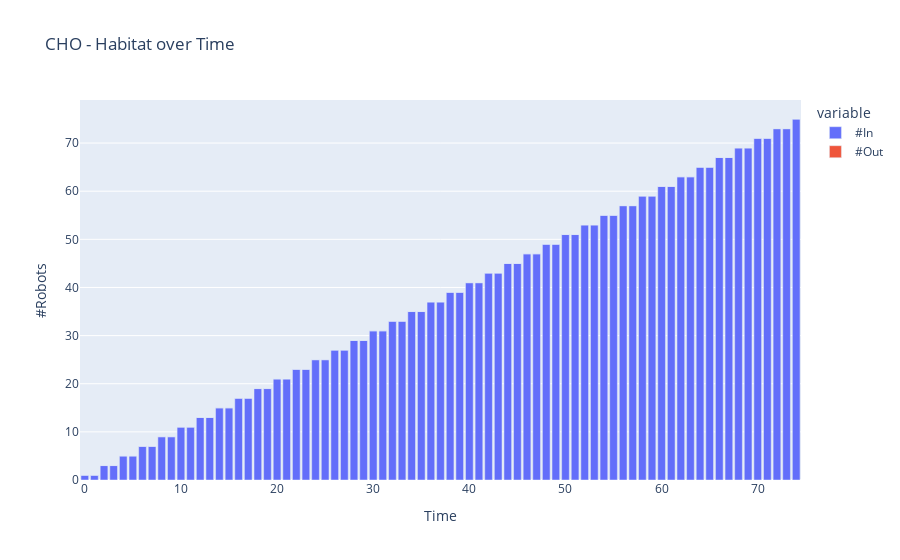
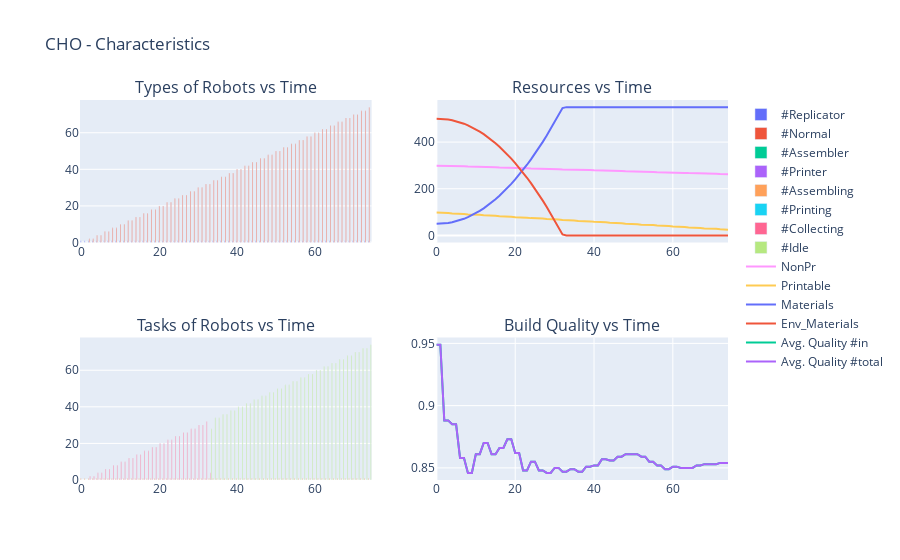
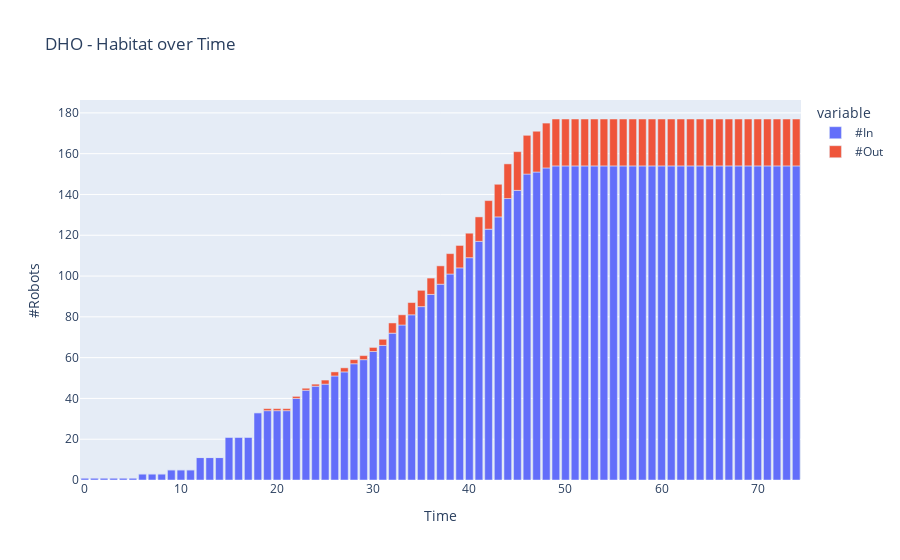
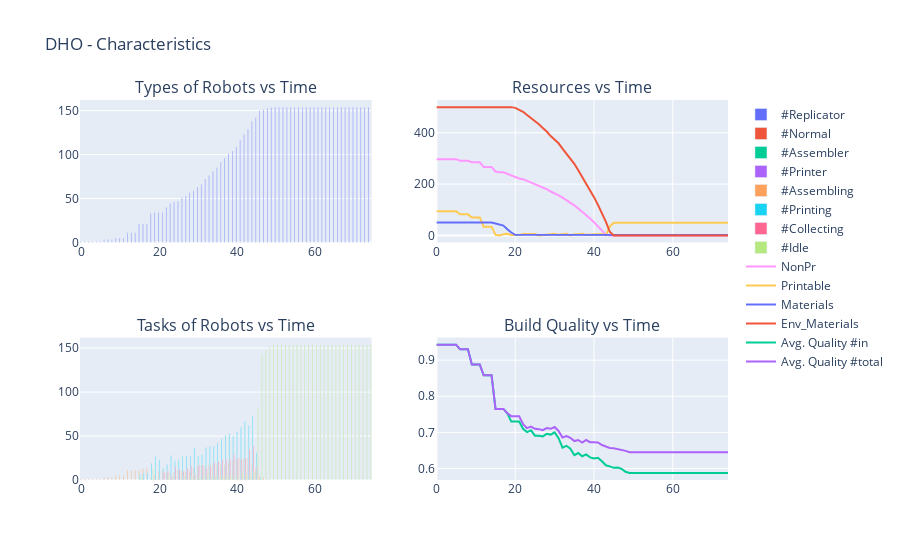

The notebook cell saved with these charts, in order:
### Markdown cell above
# Run

### Code cell
if __name__ == "__main__":
    main("CHO",75) #2000
    main("DHO",75)
    main("HHO",75)
    main("CHE",75) #1500
    main("DHE",75)
    main("HHE",75)

### Figure 1 — Plotly figure (JSON) as saved in the notebook; plotly's stock layout.template omitted (floating-point values rounded to 4 significant figures)
{"data": [{"alignmentgroup": "True", "hovertemplate": "variable=#In<br>Time=%{x}<br>value=%{y}<extra></extra>", "legendgroup": "#In", "marker": {"color": "#636efa", "pattern": {"shape": ""}}, "name": "#In", "offsetgroup": "#In", "orientation": "v", "showlegend": true, "textposition": "auto", "type": "bar", "x": [0, 1, 2, 3, 4, 5, 6, 7, 8, 9, 10, 11, 12, 13, 14, 15, 16, 17, 18, 19, 20, 21, 22, 23, 24, 25, 26, 27, 28, 29, 30, 31, 32, 33, 34, 35, 36, 37, 38, 39, 40, 41, 42, 43, 44, 45, 46, 47, 48, 49, 50, 51, 52, 53, 54, 55, 56, 57, 58, 59, 60, 61, 62, 63, 64, 65, 66, 67, 68, 69, 70, 71, 72, 73, 74], "xaxis": "x", "y": [1, 1, 3, 3, 5, 5, 7, 7, 9, 9, 11, 11, 13, 13, 15, 15, 17, 17, 19, 19, 21, 21, 23, 23, 25, 25, 27, 27, 29, 29, 31, 31, 33, 33, 35, 35, 37, 37, 39, 39, 41, 41, 43, 43, 45, 45, 47, 47, 49, 49, 51, 51, 53, 53, 55, 55, 57, 57, 59, 59, 61, 61, 63, 63, 65, 65, 67, 67, 69, 69, 71, 71, 73, 73, 75], "yaxis": "y"}, {"alignmentgroup": "True", "hovertemplate": "variable=#Out<br>Time=%{x}<br>value=%{y}<extra></extra>", "legendgroup": "#Out", "marker": {"color": "#EF553B", "pattern": {"shape": ""}}, "name": "#Out", "offsetgroup": "#Out", "orientation": "v", "showlegend": true, "textposition": "auto", "type": "bar", "x": [0, 1, 2, 3, 4, 5, 6, 7, 8, 9, 10, 11, 12, 13, 14, 15, 16, 17, 18, 19, 20, 21, 22, 23, 24, 25, 26, 27, 28, 29, 30, 31, 32, 33, 34, 35, 36, 37, 38, 39, 40, 41, 42, 43, 44, 45, 46, 47, 48, 49, 50, 51, 52, 53, 54, 55, 56, 57, 58, 59, 60, 61, 62, 63, 64, 65, 66, 67, 68, 69, 70, 71, 72, 73, 74], "xaxis": "x", "y": [0, 0, 0, 0, 0, 0, 0, 0, 0, 0, 0, 0, 0, 0, 0, 0, 0, 0, 0, 0, 0, 0, 0, 0, 0, 0, 0, 0, 0, 0, 0, 0, 0, 0, 0, 0, 0, 0, 0, 0, 0, 0, 0, 0, 0, 0, 0, 0, 0, 0, 0, 0, 0, 0, 0, 0, 0, 0, 0, 0, 0, 0, 0, 0, 0, 0, 0, 0, 0, 0, 0, 0, 0, 0, 0], "yaxis": "y"}], "layout": {"barmode": "relative", "hovermode": "x", "legend": {"title": {"text": "variable"}, "tracegroupgap": 0}, "title": {"text": "CHO - Habitat over Time"}, "xaxis": {"anchor": "y", "domain": [0, 1], "title": {"text": "Time"}}, "yaxis": {"anchor": "x", "domain": [0, 1], "title": {"text": "#Robots"}}}}

### Figure 2 — Plotly figure (JSON) as saved in the notebook; plotly's stock layout.template omitted (floating-point values rounded to 4 significant figures)
{"data": [{"name": "#Replicator", "type": "bar", "x": [0, 1, 2, 3, 4, 5, 6, 7, 8, 9, 10, 11, 12, 13, 14, 15, 16, 17, 18, 19, 20, 21, 22, 23, 24, 25, 26, 27, 28, 29, 30, 31, 32, 33, 34, 35, 36, 37, 38, 39, 40, 41, 42, 43, 44, 45, 46, 47, 48, 49, 50, 51, 52, 53, 54, 55, 56, 57, 58, 59, 60, 61, 62, 63, 64, 65, 66, 67, 68, 69, 70, 71, 72, 73, 74], "xaxis": "x", "y": [1, 1, 1, 1, 1, 1, 1, 1, 1, 1, 1, 1, 1, 1, 1, 1, 1, 1, 1, 1, 1, 1, 1, 1, 1, 1, 1, 1, 1, 1, 1, 1, 1, 1, 1, 1, 1, 1, 1, 1, 1, 1, 1, 1, 1, 1, 1, 1, 1, 1, 1, 1, 1, 1, 1, 1, 1, 1, 1, 1, 1, 1, 1, 1, 1, 1, 1, 1, 1, 1, 1, 1, 1, 1, 1], "yaxis": "y"}, {"name": "#Normal", "type": "bar", "x": [0, 1, 2, 3, 4, 5, 6, 7, 8, 9, 10, 11, 12, 13, 14, 15, 16, 17, 18, 19, 20, 21, 22, 23, 24, 25, 26, 27, 28, 29, 30, 31, 32, 33, 34, 35, 36, 37, 38, 39, 40, 41, 42, 43, 44, 45, 46, 47, 48, 49, 50, 51, 52, 53, 54, 55, 56, 57, 58, 59, 60, 61, 62, 63, 64, 65, 66, 67, 68, 69, 70, 71, 72, 73, 74], "xaxis": "x", "y": [0, 0, 2, 2, 4, 4, 6, 6, 8, 8, 10, 10, 12, 12, 14, 14, 16, 16, 18, 18, 20, 20, 22, 22, 24, 24, 26, 26, 28, 28, 30, 30, 32, 32, 34, 34, 36, 36, 38, 38, 40, 40, 42, 42, 44, 44, 46, 46, 48, 48, 50, 50, 52, 52, 54, 54, 56, 56, 58, 58, 60, 60, 62, 62, 64, 64, 66, 66, 68, 68, 70, 70, 72, 72, 74], "yaxis": "y"}, {"name": "#Assembler", "type": "bar", "x": [0, 1, 2, 3, 4, 5, 6, 7, 8, 9, 10, 11, 12, 13, 14, 15, 16, 17, 18, 19, 20, 21, 22, 23, 24, 25, 26, 27, 28, 29, 30, 31, 32, 33, 34, 35, 36, 37, 38, 39, 40, 41, 42, 43, 44, 45, 46, 47, 48, 49, 50, 51, 52, 53, 54, 55, 56, 57, 58, 59, 60, 61, 62, 63, 64, 65, 66, 67, 68, 69, 70, 71, 72, 73, 74], "xaxis": "x", "y": [0, 0, 0, 0, 0, 0, 0, 0, 0, 0, 0, 0, 0, 0, 0, 0, 0, 0, 0, 0, 0, 0, 0, 0, 0, 0, 0, 0, 0, 0, 0, 0, 0, 0, 0, 0, 0, 0, 0, 0, 0, 0, 0, 0, 0, 0, 0, 0, 0, 0, 0, 0, 0, 0, 0, 0, 0, 0, 0, 0, 0, 0, 0, 0, 0, 0, 0, 0, 0, 0, 0, 0, 0, 0, 0], "yaxis": "y"}, {"name": "#Printer", "type": "bar", "x": [0, 1, 2, 3, 4, 5, 6, 7, 8, 9, 10, 11, 12, 13, 14, 15, 16, 17, 18, 19, 20, 21, 22, 23, 24, 25, 26, 27, 28, 29, 30, 31, 32, 33, 34, 35, 36, 37, 38, 39, 40, 41, 42, 43, 44, 45, 46, 47, 48, 49, 50, 51, 52, 53, 54, 55, 56, 57, 58, 59, 60, 61, 62, 63, 64, 65, 66, 67, 68, 69, 70, 71, 72, 73, 74], "xaxis": "x", "y": [0, 0, 0, 0, 0, 0, 0, 0, 0, 0, 0, 0, 0, 0, 0, 0, 0, 0, 0, 0, 0, 0, 0, 0, 0, 0, 0, 0, 0, 0, 0, 0, 0, 0, 0, 0, 0, 0, 0, 0, 0, 0, 0, 0, 0, 0, 0, 0, 0, 0, 0, 0, 0, 0, 0, 0, 0, 0, 0, 0, 0, 0, 0, 0, 0, 0, 0, 0, 0, 0, 0, 0, 0, 0, 0], "yaxis": "y"}, {"name": "#Assembling", "type": "bar", "x": [0, 1, 2, 3, 4, 5, 6, 7, 8, 9, 10, 11, 12, 13, 14, 15, 16, 17, 18, 19, 20, 21, 22, 23, 24, 25, 26, 27, 28, 29, 30, 31, 32, 33, 34, 35, 36, 37, 38, 39, 40, 41, 42, 43, 44, 45, 46, 47, 48, 49, 50, 51, 52, 53, 54, 55, 56, 57, 58, 59, 60, 61, 62, 63, 64, 65, 66, 67, 68, 69, 70, 71, 72, 73, 74], "xaxis": "x3", "y": [1, 1, 1, 1, 1, 1, 1, 1, 1, 1, 1, 1, 1, 1, 1, 1, 1, 1, 1, 1, 1, 1, 1, 1, 1, 1, 1, 1, 1, 1, 1, 1, 1, 1, 1, 1, 1, 1, 1, 1, 1, 1, 1, 1, 1, 1, 1, 1, 1, 1, 1, 1, 1, 1, 1, 1, 1, 1, 1, 1, 1, 1, 1, 1, 1, 1, 1, 1, 1, 1, 1, 1, 1, 1, 1], "yaxis": "y3"}, {"name": "#Printing", "type": "bar", "x": [0, 1, 2, 3, 4, 5, 6, 7, 8, 9, 10, 11, 12, 13, 14, 15, 16, 17, 18, 19, 20, 21, 22, 23, 24, 25, 26, 27, 28, 29, 30, 31, 32, 33, 34, 35, 36, 37, 38, 39, 40, 41, 42, 43, 44, 45, 46, 47, 48, 49, 50, 51, 52, 53, 54, 55, 56, 57, 58, 59, 60, 61, 62, 63, 64, 65, 66, 67, 68, 69, 70, 71, 72, 73, 74], "xaxis": "x3", "y": [0, 0, 0, 0, 0, 0, 0, 0, 0, 0, 0, 0, 0, 0, 0, 0, 0, 0, 0, 0, 0, 0, 0, 0, 0, 0, 0, 0, 0, 0, 0, 0, 0, 0, 0, 0, 0, 0, 0, 0, 0, 0, 0, 0, 0, 0, 0, 0, 0, 0, 0, 0, 0, 0, 0, 0, 0, 0, 0, 0, 0, 0, 0, 0, 0, 0, 0, 0, 0, 0, 0, 0, 0, 0, 0], "yaxis": "y3"}, {"name": "#Collecting", "type": "bar", "x": [0, 1, 2, 3, 4, 5, 6, 7, 8, 9, 10, 11, 12, 13, 14, 15, 16, 17, 18, 19, 20, 21, 22, 23, 24, 25, 26, 27, 28, 29, 30, 31, 32, 33, 34, 35, 36, 37, 38, 39, 40, 41, 42, 43, 44, 45, 46, 47, 48, 49, 50, 51, 52, 53, 54, 55, 56, 57, 58, 59, 60, 61, 62, 63, 64, 65, 66, 67, 68, 69, 70, 71, 72, 73, 74], "xaxis": "x3", "y": [0, 0, 2, 2, 4, 4, 6, 6, 8, 8, 10, 10, 12, 12, 14, 14, 16, 16, 18, 18, 20, 20, 22, 22, 24, 24, 26, 26, 28, 28, 30, 30, 32, 4, 0, 0, 0, 0, 0, 0, 0, 0, 0, 0, 0, 0, 0, 0, 0, 0, 0, 0, 0, 0, 0, 0, 0, 0, 0, 0, 0, 0, 0, 0, 0, 0, 0, 0, 0, 0, 0, 0, 0, 0, 0], "yaxis": "y3"}, {"name": "#Idle", "type": "bar", "x": [0, 1, 2, 3, 4, 5, 6, 7, 8, 9, 10, 11, 12, 13, 14, 15, 16, 17, 18, 19, 20, 21, 22, 23, 24, 25, 26, 27, 28, 29, 30, 31, 32, 33, 34, 35, 36, 37, 38, 39, 40, 41, 42, 43, 44, 45, 46, 47, 48, 49, 50, 51, 52, 53, 54, 55, 56, 57, 58, 59, 60, 61, 62, 63, 64, 65, 66, 67, 68, 69, 70, 71, 72, 73, 74], "xaxis": "x3", "y": [0, 0, 0, 0, 0, 0, 0, 0, 0, 0, 0, 0, 0, 0, 0, 0, 0, 0, 0, 0, 0, 0, 0, 0, 0, 0, 0, 0, 0, 0, 0, 0, 0, 28, 34, 34, 36, 36, 38, 38, 40, 40, 42, 42, 44, 44, 46, 46, 48, 48, 50, 50, 52, 52, 54, 54, 56, 56, 58, 58, 60, 60, 62, 62, 64, 64, 66, 66, 68, 68, 70, 70, 72, 72, 74], "yaxis": "y3"}, {"mode": "lines", "name": "NonPr", "type": "scatter", "x": [0, 1, 2, 3, 4, 5, 6, 7, 8, 9, 10, 11, 12, 13, 14, 15, 16, 17, 18, 19, 20, 21, 22, 23, 24, 25, 26, 27, 28, 29, 30, 31, 32, 33, 34, 35, 36, 37, 38, 39, 40, 41, 42, 43, 44, 45, 46, 47, 48, 49, 50, 51, 52, 53, 54, 55, 56, 57, 58, 59, 60, 61, 62, 63, 64, 65, 66, 67, 68, 69, 70, 71, 72, 73, 74], "xaxis": "x2", "y": [299, 299, 298, 298, 297, 297, 296, 296, 295, 295, 294, 294, 293, 293, 292, 292, 291, 291, 290, 290, 289, 289, 288, 288, 287, 287, 286, 286, 285, 285, 284, 284, 283, 283, 282, 282, 281, 281, 280, 280, 279, 279, 278, 278, 277, 277, 276, 276, 275, 275, 274, 274, 273, 273, 272, 272, 271, 271, 270, 270, 269, 269, 268, 268, 267, 267, 266, 266, 265, 265, 264, 264, 263, 263, 262], "yaxis": "y2"}, {"mode": "lines", "name": "Printable", "type": "scatter", "x": [0, 1, 2, 3, 4, 5, 6, 7, 8, 9, 10, 11, 12, 13, 14, 15, 16, 17, 18, 19, 20, 21, 22, 23, 24, 25, 26, 27, 28, 29, 30, 31, 32, 33, 34, 35, 36, 37, 38, 39, 40, 41, 42, 43, 44, 45, 46, 47, 48, 49, 50, 51, 52, 53, 54, 55, 56, 57, 58, 59, 60, 61, 62, 63, 64, 65, 66, 67, 68, 69, 70, 71, 72, 73, 74], "xaxis": "x2", "y": [98, 98, 96, 96, 94, 94, 92, 92, 90, 90, 88, 88, 86, 86, 84, 84, 82, 82, 80, 80, 78, 78, 76, 76, 74, 74, 72, 72, 70, 70, 68, 68, 66, 66, 64, 64, 62, 62, 60, 60, 58, 58, 56, 56, 54, 54, 52, 52, 50, 50, 48, 48, 46, 46, 44, 44, 42, 42, 40, 40, 38, 38, 36, 36, 34, 34, 32, 32, 30, 30, 28, 28, 26, 26, 24], "yaxis": "y2"}, {"mode": "lines", "name": "Materials", "type": "scatter", "x": [0, 1, 2, 3, 4, 5, 6, 7, 8, 9, 10, 11, 12, 13, 14, 15, 16, 17, 18, 19, 20, 21, 22, 23, 24, 25, 26, 27, 28, 29, 30, 31, 32, 33, 34, 35, 36, 37, 38, 39, 40, 41, 42, 43, 44, 45, 46, 47, 48, 49, 50, 51, 52, 53, 54, 55, 56, 57, 58, 59, 60, 61, 62, 63, 64, 65, 66, 67, 68, 69, 70, 71, 72, 73, 74], "xaxis": "x2", "y": [50, 50, 51, 53, 56, 60, 65, 71, 78, 86, 95, 105, 116, 128, 141, 155, 170, 186, 203, 221, 240, 260, 281, 303, 326, 350, 375, 401, 428, 456, 485, 515, 546, 550, 550, 550, 550, 550, 550, 550, 550, 550, 550, 550, 550, 550, 550, 550, 550, 550, 550, 550, 550, 550, 550, 550, 550, 550, 550, 550, 550, 550, 550, 550, 550, 550, 550, 550, 550, 550, 550, 550, 550, 550, 550], "yaxis": "y2"}, {"mode": "lines", "name": "Env_Materials", "type": "scatter", "x": [0, 1, 2, 3, 4, 5, 6, 7, 8, 9, 10, 11, 12, 13, 14, 15, 16, 17, 18, 19, 20, 21, 22, 23, 24, 25, 26, 27, 28, 29, 30, 31, 32, 33, 34, 35, 36, 37, 38, 39, 40, 41, 42, 43, 44, 45, 46, 47, 48, 49, 50, 51, 52, 53, 54, 55, 56, 57, 58, 59, 60, 61, 62, 63, 64, 65, 66, 67, 68, 69, 70, 71, 72, 73, 74], "xaxis": "x2", "y": [500, 500, 499, 497, 494, 490, 485, 479, 472, 464, 455, 445, 434, 422, 409, 395, 380, 364, 347, 329, 310, 290, 269, 247, 224, 200, 175, 149, 122, 94, 65, 35, 4, 0, 0, 0, 0, 0, 0, 0, 0, 0, 0, 0, 0, 0, 0, 0, 0, 0, 0, 0, 0, 0, 0, 0, 0, 0, 0, 0, 0, 0, 0, 0, 0, 0, 0, 0, 0, 0, 0, 0, 0, 0, 0], "yaxis": "y2"}, {"mode": "lines", "name": "Avg. Quality #in", "type": "scatter", "x": [0, 1, 2, 3, 4, 5, 6, 7, 8, 9, 10, 11, 12, 13, 14, 15, 16, 17, 18, 19, 20, 21, 22, 23, 24, 25, 26, 27, 28, 29, 30, 31, 32, 33, 34, 35, 36, 37, 38, 39, 40, 41, 42, 43, 44, 45, 46, 47, 48, 49, 50, 51, 52, 53, 54, 55, 56, 57, 58, 59, 60, 61, 62, 63, 64, 65, 66, 67, 68, 69, 70, 71, 72, 73, 74], "xaxis": "x4", "y": [0.949, 0.949, 0.888, 0.888, 0.885, 0.885, 0.858, 0.858, 0.846, 0.846, 0.861, 0.861, 0.87, 0.87, 0.861, 0.861, 0.866, 0.866, 0.873, 0.873, 0.862, 0.862, 0.848, 0.848, 0.855, 0.855, 0.848, 0.848, 0.846, 0.846, 0.85, 0.85, 0.847, 0.847, 0.849, 0.849, 0.847, 0.847, 0.851, 0.851, 0.852, 0.852, 0.857, 0.857, 0.856, 0.856, 0.859, 0.859, 0.861, 0.861, 0.861, 0.861, 0.859, 0.859, 0.855, 0.855, 0.852, 0.852, 0.849, 0.849, 0.851, 0.851, 0.85, 0.85, 0.85, 0.85, 0.852, 0.852, 0.853, 0.853, 0.853, 0.853, 0.854, 0.854, 0.854], "yaxis": "y4"}, {"mode": "lines", "name": "Avg. Quality #total", "type": "scatter", "x": [0, 1, 2, 3, 4, 5, 6, 7, 8, 9, 10, 11, 12, 13, 14, 15, 16, 17, 18, 19, 20, 21, 22, 23, 24, 25, 26, 27, 28, 29, 30, 31, 32, 33, 34, 35, 36, 37, 38, 39, 40, 41, 42, 43, 44, 45, 46, 47, 48, 49, 50, 51, 52, 53, 54, 55, 56, 57, 58, 59, 60, 61, 62, 63, 64, 65, 66, 67, 68, 69, 70, 71, 72, 73, 74], "xaxis": "x4", "y": [0.949, 0.949, 0.888, 0.888, 0.885, 0.885, 0.858, 0.858, 0.846, 0.846, 0.861, 0.861, 0.87, 0.87, 0.861, 0.861, 0.866, 0.866, 0.873, 0.873, 0.862, 0.862, 0.848, 0.848, 0.855, 0.855, 0.848, 0.848, 0.846, 0.846, 0.85, 0.85, 0.847, 0.847, 0.849, 0.849, 0.847, 0.847, 0.851, 0.851, 0.852, 0.852, 0.857, 0.857, 0.856, 0.856, 0.859, 0.859, 0.861, 0.861, 0.861, 0.861, 0.859, 0.859, 0.855, 0.855, 0.852, 0.852, 0.849, 0.849, 0.851, 0.851, 0.85, 0.85, 0.85, 0.85, 0.852, 0.852, 0.853, 0.853, 0.853, 0.853, 0.854, 0.854, 0.854], "yaxis": "y4"}], "layout": {"annotations": [{"font": {"size": 16}, "showarrow": false, "text": "Types of Robots vs Time", "x": 0.225, "xanchor": "center", "xref": "paper", "y": 1, "yanchor": "bottom", "yref": "paper"}, {"font": {"size": 16}, "showarrow": false, "text": "Resources vs Time", "x": 0.775, "xanchor": "center", "xref": "paper", "y": 1, "yanchor": "bottom", "yref": "paper"}, {"font": {"size": 16}, "showarrow": false, "text": "Tasks of Robots vs Time", "x": 0.225, "xanchor": "center", "xref": "paper", "y": 0.375, "yanchor": "bottom", "yref": "paper"}, {"font": {"size": 16}, "showarrow": false, "text": "Build Quality vs Time", "x": 0.775, "xanchor": "center", "xref": "paper", "y": 0.375, "yanchor": "bottom", "yref": "paper"}], "hovermode": "x", "title": {"text": "CHO - Characteristics"}, "xaxis": {"anchor": "y", "domain": [0, 0.45]}, "xaxis2": {"anchor": "y2", "domain": [0.55, 1]}, "xaxis3": {"anchor": "y3", "domain": [0, 0.45]}, "xaxis4": {"anchor": "y4", "domain": [0.55, 1]}, "yaxis": {"anchor": "x", "domain": [0.625, 1]}, "yaxis2": {"anchor": "x2", "domain": [0.625, 1]}, "yaxis3": {"anchor": "x3", "domain": [0, 0.375]}, "yaxis4": {"anchor": "x4", "domain": [0, 0.375]}}}

### Figure 3 — Plotly figure (JSON) as saved in the notebook; plotly's stock layout.template omitted (floating-point values rounded to 4 significant figures)
{"data": [{"alignmentgroup": "True", "hovertemplate": "variable=#In<br>Time=%{x}<br>value=%{y}<extra></extra>", "legendgroup": "#In", "marker": {"color": "#636efa", "pattern": {"shape": ""}}, "name": "#In", "offsetgroup": "#In", "orientation": "v", "showlegend": true, "textposition": "auto", "type": "bar", "x": [0, 1, 2, 3, 4, 5, 6, 7, 8, 9, 10, 11, 12, 13, 14, 15, 16, 17, 18, 19, 20, 21, 22, 23, 24, 25, 26, 27, 28, 29, 30, 31, 32, 33, 34, 35, 36, 37, 38, 39, 40, 41, 42, 43, 44, 45, 46, 47, 48, 49, 50, 51, 52, 53, 54, 55, 56, 57, 58, 59, 60, 61, 62, 63, 64, 65, 66, 67, 68, 69, 70, 71, 72, 73, 74], "xaxis": "x", "y": [1, 1, 1, 1, 1, 1, 3, 3, 3, 5, 5, 5, 11, 11, 11, 21, 21, 21, 33, 34, 34, 34, 40, 44, 46, 47, 51, 53, 57, 59, 63, 66, 72, 76, 81, 85, 91, 96, 101, 104, 109, 117, 123, 129, 138, 142, 150, 151, 153, 154, 154, 154, 154, 154, 154, 154, 154, 154, 154, 154, 154, 154, 154, 154, 154, 154, 154, 154, 154, 154, 154, 154, 154, 154, 154], "yaxis": "y"}, {"alignmentgroup": "True", "hovertemplate": "variable=#Out<br>Time=%{x}<br>value=%{y}<extra></extra>", "legendgroup": "#Out", "marker": {"color": "#EF553B", "pattern": {"shape": ""}}, "name": "#Out", "offsetgroup": "#Out", "orientation": "v", "showlegend": true, "textposition": "auto", "type": "bar", "x": [0, 1, 2, 3, 4, 5, 6, 7, 8, 9, 10, 11, 12, 13, 14, 15, 16, 17, 18, 19, 20, 21, 22, 23, 24, 25, 26, 27, 28, 29, 30, 31, 32, 33, 34, 35, 36, 37, 38, 39, 40, 41, 42, 43, 44, 45, 46, 47, 48, 49, 50, 51, 52, 53, 54, 55, 56, 57, 58, 59, 60, 61, 62, 63, 64, 65, 66, 67, 68, 69, 70, 71, 72, 73, 74], "xaxis": "x", "y": [0, 0, 0, 0, 0, 0, 0, 0, 0, 0, 0, 0, 0, 0, 0, 0, 0, 0, 0, 1, 1, 1, 1, 1, 1, 2, 2, 2, 2, 2, 2, 3, 5, 5, 6, 8, 8, 9, 10, 11, 12, 12, 14, 16, 17, 19, 19, 20, 22, 23, 23, 23, 23, 23, 23, 23, 23, 23, 23, 23, 23, 23, 23, 23, 23, 23, 23, 23, 23, 23, 23, 23, 23, 23, 23], "yaxis": "y"}], "layout": {"barmode": "relative", "hovermode": "x", "legend": {"title": {"text": "variable"}, "tracegroupgap": 0}, "title": {"text": "DHO - Habitat over Time"}, "xaxis": {"anchor": "y", "domain": [0, 1], "title": {"text": "Time"}}, "yaxis": {"anchor": "x", "domain": [0, 1], "title": {"text": "#Robots"}}}}

### Figure 4 — Plotly figure (JSON) as saved in the notebook; plotly's stock layout.template omitted (floating-point values rounded to 4 significant figures)
{"data": [{"name": "#Replicator", "type": "bar", "x": [0, 1, 2, 3, 4, 5, 6, 7, 8, 9, 10, 11, 12, 13, 14, 15, 16, 17, 18, 19, 20, 21, 22, 23, 24, 25, 26, 27, 28, 29, 30, 31, 32, 33, 34, 35, 36, 37, 38, 39, 40, 41, 42, 43, 44, 45, 46, 47, 48, 49, 50, 51, 52, 53, 54, 55, 56, 57, 58, 59, 60, 61, 62, 63, 64, 65, 66, 67, 68, 69, 70, 71, 72, 73, 74], "xaxis": "x", "y": [1, 1, 1, 1, 1, 1, 3, 3, 3, 5, 5, 5, 11, 11, 11, 21, 21, 21, 33, 34, 34, 34, 40, 44, 46, 47, 51, 53, 57, 59, 63, 66, 72, 76, 81, 85, 91, 96, 101, 104, 109, 117, 123, 129, 138, 142, 150, 151, 153, 154, 154, 154, 154, 154, 154, 154, 154, 154, 154, 154, 154, 154, 154, 154, 154, 154, 154, 154, 154, 154, 154, 154, 154, 154, 154], "yaxis": "y"}, {"name": "#Normal", "type": "bar", "x": [0, 1, 2, 3, 4, 5, 6, 7, 8, 9, 10, 11, 12, 13, 14, 15, 16, 17, 18, 19, 20, 21, 22, 23, 24, 25, 26, 27, 28, 29, 30, 31, 32, 33, 34, 35, 36, 37, 38, 39, 40, 41, 42, 43, 44, 45, 46, 47, 48, 49, 50, 51, 52, 53, 54, 55, 56, 57, 58, 59, 60, 61, 62, 63, 64, 65, 66, 67, 68, 69, 70, 71, 72, 73, 74], "xaxis": "x", "y": [0, 0, 0, 0, 0, 0, 0, 0, 0, 0, 0, 0, 0, 0, 0, 0, 0, 0, 0, 0, 0, 0, 0, 0, 0, 0, 0, 0, 0, 0, 0, 0, 0, 0, 0, 0, 0, 0, 0, 0, 0, 0, 0, 0, 0, 0, 0, 0, 0, 0, 0, 0, 0, 0, 0, 0, 0, 0, 0, 0, 0, 0, 0, 0, 0, 0, 0, 0, 0, 0, 0, 0, 0, 0, 0], "yaxis": "y"}, {"name": "#Assembler", "type": "bar", "x": [0, 1, 2, 3, 4, 5, 6, 7, 8, 9, 10, 11, 12, 13, 14, 15, 16, 17, 18, 19, 20, 21, 22, 23, 24, 25, 26, 27, 28, 29, 30, 31, 32, 33, 34, 35, 36, 37, 38, 39, 40, 41, 42, 43, 44, 45, 46, 47, 48, 49, 50, 51, 52, 53, 54, 55, 56, 57, 58, 59, 60, 61, 62, 63, 64, 65, 66, 67, 68, 69, 70, 71, 72, 73, 74], "xaxis": "x", "y": [0, 0, 0, 0, 0, 0, 0, 0, 0, 0, 0, 0, 0, 0, 0, 0, 0, 0, 0, 0, 0, 0, 0, 0, 0, 0, 0, 0, 0, 0, 0, 0, 0, 0, 0, 0, 0, 0, 0, 0, 0, 0, 0, 0, 0, 0, 0, 0, 0, 0, 0, 0, 0, 0, 0, 0, 0, 0, 0, 0, 0, 0, 0, 0, 0, 0, 0, 0, 0, 0, 0, 0, 0, 0, 0], "yaxis": "y"}, {"name": "#Printer", "type": "bar", "x": [0, 1, 2, 3, 4, 5, 6, 7, 8, 9, 10, 11, 12, 13, 14, 15, 16, 17, 18, 19, 20, 21, 22, 23, 24, 25, 26, 27, 28, 29, 30, 31, 32, 33, 34, 35, 36, 37, 38, 39, 40, 41, 42, 43, 44, 45, 46, 47, 48, 49, 50, 51, 52, 53, 54, 55, 56, 57, 58, 59, 60, 61, 62, 63, 64, 65, 66, 67, 68, 69, 70, 71, 72, 73, 74], "xaxis": "x", "y": [0, 0, 0, 0, 0, 0, 0, 0, 0, 0, 0, 0, 0, 0, 0, 0, 0, 0, 0, 0, 0, 0, 0, 0, 0, 0, 0, 0, 0, 0, 0, 0, 0, 0, 0, 0, 0, 0, 0, 0, 0, 0, 0, 0, 0, 0, 0, 0, 0, 0, 0, 0, 0, 0, 0, 0, 0, 0, 0, 0, 0, 0, 0, 0, 0, 0, 0, 0, 0, 0, 0, 0, 0, 0, 0], "yaxis": "y"}, {"name": "#Assembling", "type": "bar", "x": [0, 1, 2, 3, 4, 5, 6, 7, 8, 9, 10, 11, 12, 13, 14, 15, 16, 17, 18, 19, 20, 21, 22, 23, 24, 25, 26, 27, 28, 29, 30, 31, 32, 33, 34, 35, 36, 37, 38, 39, 40, 41, 42, 43, 44, 45, 46, 47, 48, 49, 50, 51, 52, 53, 54, 55, 56, 57, 58, 59, 60, 61, 62, 63, 64, 65, 66, 67, 68, 69, 70, 71, 72, 73, 74], "xaxis": "x3", "y": [1, 1, 1, 1, 1, 1, 3, 3, 3, 5, 5, 5, 11, 11, 11, 11, 13, 13, 2, 6, 10, 12, 8, 8, 9, 11, 10, 10, 10, 14, 15, 17, 16, 18, 18, 18, 17, 17, 19, 22, 24, 26, 25, 26, 18, 13, 5, 3, 1, 0, 0, 0, 0, 0, 0, 0, 0, 0, 0, 0, 0, 0, 0, 0, 0, 0, 0, 0, 0, 0, 0, 0, 0, 0, 0], "yaxis": "y3"}, {"name": "#Printing", "type": "bar", "x": [0, 1, 2, 3, 4, 5, 6, 7, 8, 9, 10, 11, 12, 13, 14, 15, 16, 17, 18, 19, 20, 21, 22, 23, 24, 25, 26, 27, 28, 29, 30, 31, 32, 33, 34, 35, 36, 37, 38, 39, 40, 41, 42, 43, 44, 45, 46, 47, 48, 49, 50, 51, 52, 53, 54, 55, 56, 57, 58, 59, 60, 61, 62, 63, 64, 65, 66, 67, 68, 69, 70, 71, 72, 73, 74], "xaxis": "x3", "y": [0, 0, 0, 0, 0, 0, 0, 0, 0, 0, 0, 0, 0, 0, 0, 6, 8, 8, 19, 27, 23, 13, 18, 28, 22, 23, 27, 28, 27, 37, 27, 29, 37, 38, 38, 42, 47, 51, 53, 50, 55, 60, 67, 62, 73, 31, 2, 0, 0, 0, 0, 0, 0, 0, 0, 0, 0, 0, 0, 0, 0, 0, 0, 0, 0, 0, 0, 0, 0, 0, 0, 0, 0, 0, 0], "yaxis": "y3"}, {"name": "#Collecting", "type": "bar", "x": [0, 1, 2, 3, 4, 5, 6, 7, 8, 9, 10, 11, 12, 13, 14, 15, 16, 17, 18, 19, 20, 21, 22, 23, 24, 25, 26, 27, 28, 29, 30, 31, 32, 33, 34, 35, 36, 37, 38, 39, 40, 41, 42, 43, 44, 45, 46, 47, 48, 49, 50, 51, 52, 53, 54, 55, 56, 57, 58, 59, 60, 61, 62, 63, 64, 65, 66, 67, 68, 69, 70, 71, 72, 73, 74], "xaxis": "x3", "y": [0, 0, 0, 0, 0, 0, 0, 0, 0, 0, 0, 0, 0, 0, 0, 0, 0, 0, 0, 0, 1, 9, 10, 4, 15, 12, 10, 13, 16, 6, 17, 17, 13, 16, 20, 21, 23, 23, 24, 29, 25, 23, 25, 35, 38, 16, 0, 0, 0, 0, 0, 0, 0, 0, 0, 0, 0, 0, 0, 0, 0, 0, 0, 0, 0, 0, 0, 0, 0, 0, 0, 0, 0, 0, 0], "yaxis": "y3"}, {"name": "#Idle", "type": "bar", "x": [0, 1, 2, 3, 4, 5, 6, 7, 8, 9, 10, 11, 12, 13, 14, 15, 16, 17, 18, 19, 20, 21, 22, 23, 24, 25, 26, 27, 28, 29, 30, 31, 32, 33, 34, 35, 36, 37, 38, 39, 40, 41, 42, 43, 44, 45, 46, 47, 48, 49, 50, 51, 52, 53, 54, 55, 56, 57, 58, 59, 60, 61, 62, 63, 64, 65, 66, 67, 68, 69, 70, 71, 72, 73, 74], "xaxis": "x3", "y": [0, 0, 0, 0, 0, 0, 0, 0, 0, 0, 0, 0, 0, 0, 0, 4, 0, 0, 12, 1, 0, 0, 4, 4, 0, 1, 4, 2, 4, 2, 4, 3, 6, 4, 5, 4, 4, 5, 5, 3, 5, 8, 6, 6, 9, 82, 143, 148, 152, 154, 154, 154, 154, 154, 154, 154, 154, 154, 154, 154, 154, 154, 154, 154, 154, 154, 154, 154, 154, 154, 154, 154, 154, 154, 154], "yaxis": "y3"}, {"mode": "lines", "name": "NonPr", "type": "scatter", "x": [0, 1, 2, 3, 4, 5, 6, 7, 8, 9, 10, 11, 12, 13, 14, 15, 16, 17, 18, 19, 20, 21, 22, 23, 24, 25, 26, 27, 28, 29, 30, 31, 32, 33, 34, 35, 36, 37, 38, 39, 40, 41, 42, 43, 44, 45, 46, 47, 48, 49, 50, 51, 52, 53, 54, 55, 56, 57, 58, 59, 60, 61, 62, 63, 64, 65, 66, 67, 68, 69, 70, 71, 72, 73, 74], "xaxis": "x2", "y": [297, 297, 297, 297, 297, 297, 291, 291, 291, 285, 285, 285, 267, 267, 267, 249, 246, 246, 240, 231, 225, 222, 219, 213, 207, 201, 192, 186, 180, 171, 165, 156, 147, 138, 126, 117, 105, 93, 78, 66, 51, 36, 21, 3, 0, 0, 0, 0, 0, 0, 0, 0, 0, 0, 0, 0, 0, 0, 0, 0, 0, 0, 0, 0, 0, 0, 0, 0, 0, 0, 0, 0, 0, 0, 0], "yaxis": "y2"}, {"mode": "lines", "name": "Printable", "type": "scatter", "x": [0, 1, 2, 3, 4, 5, 6, 7, 8, 9, 10, 11, 12, 13, 14, 15, 16, 17, 18, 19, 20, 21, 22, 23, 24, 25, 26, 27, 28, 29, 30, 31, 32, 33, 34, 35, 36, 37, 38, 39, 40, 41, 42, 43, 44, 45, 46, 47, 48, 49, 50, 51, 52, 53, 54, 55, 56, 57, 58, 59, 60, 61, 62, 63, 64, 65, 66, 67, 68, 69, 70, 71, 72, 73, 74], "xaxis": "x2", "y": [94, 94, 94, 94, 94, 94, 82, 82, 82, 70, 70, 70, 34, 34, 34, 2, 0, 4, 6, 1, 1, 1, 5, 6, 5, 5, 0, 2, 4, 4, 6, 2, 4, 6, 0, 4, 4, 6, 2, 3, 2, 2, 5, 0, 35, 49, 49, 49, 49, 49, 49, 49, 49, 49, 49, 49, 49, 49, 49, 49, 49, 49, 49, 49, 49, 49, 49, 49, 49, 49, 49, 49, 49, 49, 49], "yaxis": "y2"}, {"mode": "lines", "name": "Materials", "type": "scatter", "x": [0, 1, 2, 3, 4, 5, 6, 7, 8, 9, 10, 11, 12, 13, 14, 15, 16, 17, 18, 19, 20, 21, 22, 23, 24, 25, 26, 27, 28, 29, 30, 31, 32, 33, 34, 35, 36, 37, 38, 39, 40, 41, 42, 43, 44, 45, 46, 47, 48, 49, 50, 51, 52, 53, 54, 55, 56, 57, 58, 59, 60, 61, 62, 63, 64, 65, 66, 67, 68, 69, 70, 71, 72, 73, 74], "xaxis": "x2", "y": [50, 50, 50, 50, 50, 50, 50, 50, 50, 50, 50, 50, 50, 50, 50, 46, 42, 38, 24, 11, 2, 2, 1, 1, 1, 2, 1, 1, 1, 1, 1, 1, 2, 1, 1, 1, 2, 1, 1, 2, 1, 1, 1, 2, 1, 1, 1, 1, 1, 1, 1, 1, 1, 1, 1, 1, 1, 1, 1, 1, 1, 1, 1, 1, 1, 1, 1, 1, 1, 1, 1, 1, 1, 1, 1], "yaxis": "y2"}, {"mode": "lines", "name": "Env_Materials", "type": "scatter", "x": [0, 1, 2, 3, 4, 5, 6, 7, 8, 9, 10, 11, 12, 13, 14, 15, 16, 17, 18, 19, 20, 21, 22, 23, 24, 25, 26, 27, 28, 29, 30, 31, 32, 33, 34, 35, 36, 37, 38, 39, 40, 41, 42, 43, 44, 45, 46, 47, 48, 49, 50, 51, 52, 53, 54, 55, 56, 57, 58, 59, 60, 61, 62, 63, 64, 65, 66, 67, 68, 69, 70, 71, 72, 73, 74], "xaxis": "x2", "y": [500, 500, 500, 500, 500, 500, 500, 500, 500, 500, 500, 500, 500, 500, 500, 500, 500, 500, 500, 500, 497, 491, 482, 469, 458, 445, 433, 419, 405, 387, 373, 359, 338, 319, 301, 279, 254, 229, 203, 177, 149, 119, 86, 54, 14, 0, 0, 0, 0, 0, 0, 0, 0, 0, 0, 0, 0, 0, 0, 0, 0, 0, 0, 0, 0, 0, 0, 0, 0, 0, 0, 0, 0, 0, 0], "yaxis": "y2"}, {"mode": "lines", "name": "Avg. Quality #in", "type": "scatter", "x": [0, 1, 2, 3, 4, 5, 6, 7, 8, 9, 10, 11, 12, 13, 14, 15, 16, 17, 18, 19, 20, 21, 22, 23, 24, 25, 26, 27, 28, 29, 30, 31, 32, 33, 34, 35, 36, 37, 38, 39, 40, 41, 42, 43, 44, 45, 46, 47, 48, 49, 50, 51, 52, 53, 54, 55, 56, 57, 58, 59, 60, 61, 62, 63, 64, 65, 66, 67, 68, 69, 70, 71, 72, 73, 74], "xaxis": "x4", "y": [0.943, 0.943, 0.943, 0.943, 0.943, 0.943, 0.93, 0.93, 0.93, 0.888, 0.888, 0.888, 0.858, 0.858, 0.858, 0.765, 0.765, 0.765, 0.753, 0.73, 0.73, 0.73, 0.71, 0.701, 0.706, 0.691, 0.691, 0.689, 0.696, 0.694, 0.7, 0.684, 0.658, 0.663, 0.655, 0.637, 0.643, 0.634, 0.639, 0.631, 0.628, 0.63, 0.62, 0.609, 0.606, 0.602, 0.603, 0.599, 0.591, 0.588, 0.588, 0.588, 0.588, 0.588, 0.588, 0.588, 0.588, 0.588, 0.588, 0.588, 0.588, 0.588, 0.588, 0.588, 0.588, 0.588, 0.588, 0.588, 0.588, 0.588, 0.588, 0.588, 0.588, 0.588, 0.588], "yaxis": "y4"}, {"mode": "lines", "name": "Avg. Quality #total", "type": "scatter", "x": [0, 1, 2, 3, 4, 5, 6, 7, 8, 9, 10, 11, 12, 13, 14, 15, 16, 17, 18, 19, 20, 21, 22, 23, 24, 25, 26, 27, 28, 29, 30, 31, 32, 33, 34, 35, 36, 37, 38, 39, 40, 41, 42, 43, 44, 45, 46, 47, 48, 49, 50, 51, 52, 53, 54, 55, 56, 57, 58, 59, 60, 61, 62, 63, 64, 65, 66, 67, 68, 69, 70, 71, 72, 73, 74], "xaxis": "x4", "y": [0.943, 0.943, 0.943, 0.943, 0.943, 0.943, 0.93, 0.93, 0.93, 0.888, 0.888, 0.888, 0.858, 0.858, 0.858, 0.765, 0.765, 0.765, 0.753, 0.745, 0.745, 0.745, 0.723, 0.712, 0.716, 0.71, 0.709, 0.706, 0.712, 0.71, 0.715, 0.704, 0.686, 0.69, 0.685, 0.676, 0.679, 0.672, 0.679, 0.673, 0.673, 0.672, 0.665, 0.66, 0.657, 0.656, 0.654, 0.653, 0.649, 0.645, 0.645, 0.645, 0.645, 0.645, 0.645, 0.645, 0.645, 0.645, 0.645, 0.645, 0.645, 0.645, 0.645, 0.645, 0.645, 0.645, 0.645, 0.645, 0.645, 0.645, 0.645, 0.645, 0.645, 0.645, 0.645], "yaxis": "y4"}], "layout": {"annotations": [{"font": {"size": 16}, "showarrow": false, "text": "Types of Robots vs Time", "x": 0.225, "xanchor": "center", "xref": "paper", "y": 1, "yanchor": "bottom", "yref": "paper"}, {"font": {"size": 16}, "showarrow": false, "text": "Resources vs Time", "x": 0.775, "xanchor": "center", "xref": "paper", "y": 1, "yanchor": "bottom", "yref": "paper"}, {"font": {"size": 16}, "showarrow": false, "text": "Tasks of Robots vs Time", "x": 0.225, "xanchor": "center", "xref": "paper", "y": 0.375, "yanchor": "bottom", "yref": "paper"}, {"font": {"size": 16}, "showarrow": false, "text": "Build Quality vs Time", "x": 0.775, "xanchor": "center", "xref": "paper", "y": 0.375, "yanchor": "bottom", "yref": "paper"}], "hovermode": "x", "title": {"text": "DHO - Characteristics"}, "xaxis": {"anchor": "y", "domain": [0, 0.45]}, "xaxis2": {"anchor": "y2", "domain": [0.55, 1]}, "xaxis3": {"anchor": "y3", "domain": [0, 0.45]}, "xaxis4": {"anchor": "y4", "domain": [0.55, 1]}, "yaxis": {"anchor": "x", "domain": [0.625, 1]}, "yaxis2": {"anchor": "x2", "domain": [0.625, 1]}, "yaxis3": {"anchor": "x3", "domain": [0, 0.375]}, "yaxis4": {"anchor": "x4", "domain": [0, 0.375]}}}
